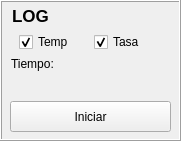
     <widget class="QFrame" name="frame_output">
      <property name="geometry">
       <rect>
        <x>820</x>
        <y>315</y>
        <width>181</width>
        <height>141</height>
       </rect>
      </property>
      <property name="frameShape">
       <enum>QFrame::Box</enum>
      </property>
      <property name="frameShadow">
       <enum>QFrame::Raised</enum>
      </property>
      <widget class="QLabel" name="label_76">
       <property name="geometry">
        <rect>
         <x>12</x>
         <y>0</y>
         <width>111</width>
         <height>31</height>
        </rect>
       </property>
       <property name="font">
        <font>
         <pointsize>13</pointsize>
         <weight>75</weight>
         <bold>true</bold>
        </font>
       </property>
       <property name="text">
        <string>LOG</string>
       </property>
      </widget>
      <widget class="QPushButton" name="pushButton_logguer">
       <property name="geometry">
        <rect>
         <x>10</x>
         <y>101</y>
         <width>161</width>
         <height>31</height>
        </rect>
       </property>
       <property name="text">
        <string>Iniciar</string>
       </property>
       <property name="checkable">
        <bool>true</bool>
       </property>
      </widget>
      <widget class="QCheckBox" name="checkBox_temp">
       <property name="geometry">
        <rect>
         <x>19</x>
         <y>29</y>
         <width>71</width>
         <height>26</height>
        </rect>
       </property>
       <property name="text">
        <string>Temp</string>
       </property>
       <property name="checked">
        <bool>true</bool>
       </property>
      </widget>
      <widget class="QCheckBox" name="checkBox_tasa">
       <property name="geometry">
        <rect>
         <x>94</x>
         <y>29</y>
         <width>71</width>
         <height>26</height>
        </rect>
       </property>
       <property name="text">
        <string>Tasa</string>
       </property>
       <property name="checked">
        <bool>true</bool>
       </property>
      </widget>
      <widget class="QLabel" name="label_103">
       <property name="geometry">
        <rect>
         <x>11</x>
         <y>53</y>
         <width>61</width>
         <height>21</height>
        </rect>
       </property>
       <property name="text">
        <string>Tiempo:</string>
       </property>
      </widget>
      <widget class="QLabel" name="label_elapsed_time">
       <property name="geometry">
        <rect>
         <x>11</x>
         <y>70</y>
         <width>161</width>
         <height>31</height>
        </rect>
       </property>
       <property name="text">
        <string/>
       </property>
      </widget>
     </widget>
